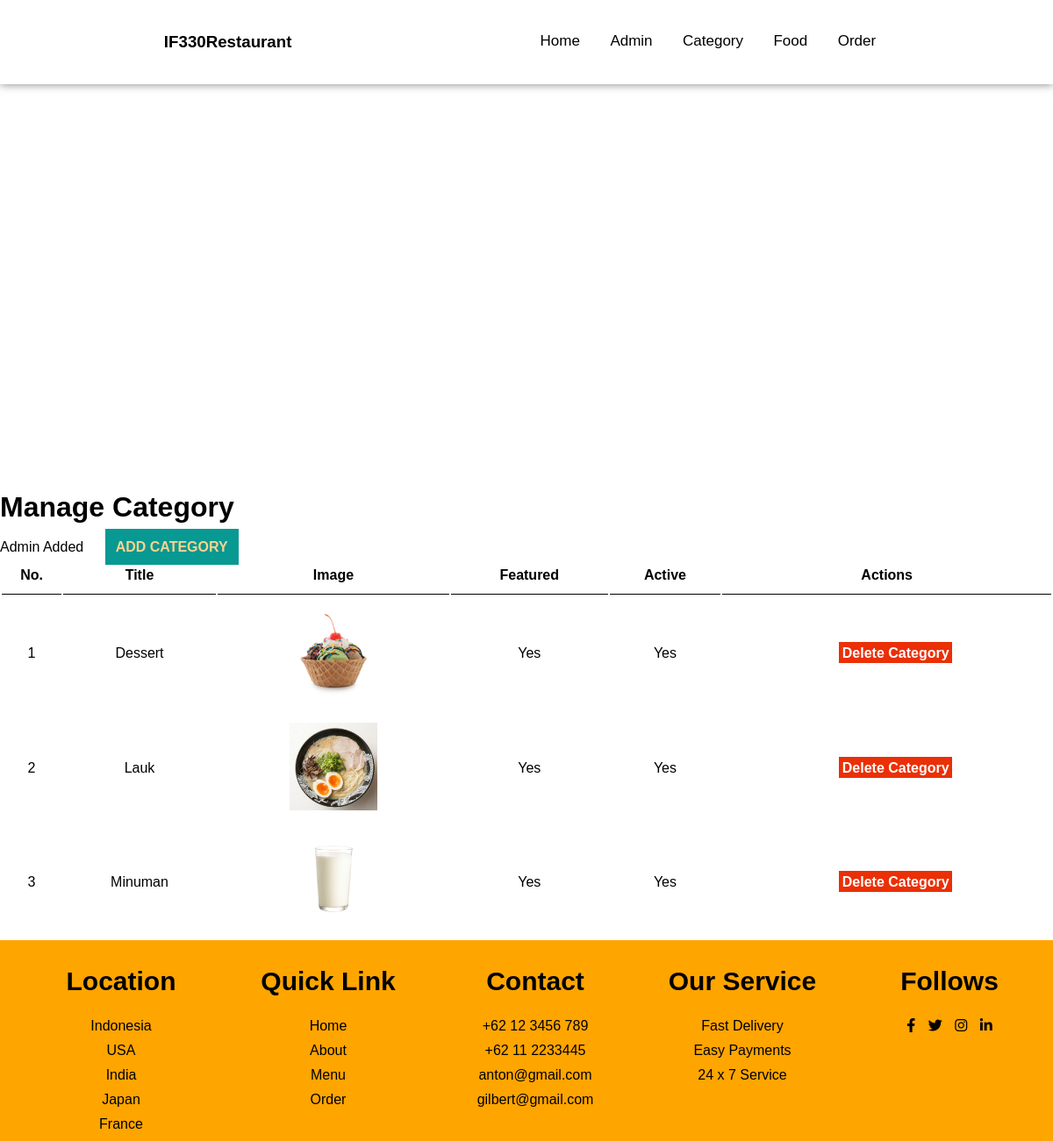
/ADMIN/manage_category.php (signed in), run on the app's committed database.
### tables this page shows
CREATE TABLE `cart` (
  `id` int(100) NOT NULL,
  `title` varchar(100) NOT NULL,
  `image_name` varchar(255) NOT NULL,
  `featured` varchar(10) NOT NULL,
  `active` varchar(10) NOT NULL
);

### ADMIN/manage_category.php (the view, shortened to what this page needs)
<?php include 'admin_header.php';?>
<body>
     <div class="main-content">
        <div class="wrapper">
            <h1>Manage Category</h1>
            <br />
            <?php
                if(isset($_SESSION['add']))
                {
                    echo $_SESSION['add'];
                }
            ?>
            <a href="<?php echo SITEURL?>/ADMIN/add-category.php" class="btn-primary">ADD CATEGORY</a>
            <br />
            <table class="tbl-full">
                <tr>
                    <th>No.</th>
                    <th>Title</th>
                    <th>Image</th>
                    <th>Featured</th>
                    <th>Active</th>
                    <th>Actions</th>
                </tr>
                <?php
                    $sql = "SELECT * FROM cart";
                    $res = mysqli_query($conn, $sql);
                    $count = mysqli_num_rows($res);
                    $no = 1;
                    if($count>0)
                    {
                        while ($row=mysqli_fetch_assoc($res))
                        {
                            $id = $row['id'];
                            $title = $row['title'];
                            $image_name = $row['image_name'];
                            $featured = $row['featured'];
                            $active = $row['active'];
                            ?>
                                <tr>
                                    <td><?php echo $no++;?></td>
                                    <td><?php echo $title;?></td>
                                    <td>
                                        <?php
                                            if($image_name!="")
                                            {
                                                ?>
                                                <img src="<?php echo SITEURL;?>/images/Category/<?php echo $image_name?>" width="100px">
                                                <?php
                                            }else{
                                                echo "No Image";
                                            }
                                        ?>
                                    </td>
                                    <td><?php echo $featured?></td>
                                    <td><?php echo $active?></td>
                                    <td>
                                        <a href="<?php echo SITEURL;?>/ADMIN/delete-category.php?id=<?php echo $id;?>&image_name=<?php echo $image_name?>" class="btn-danger">Delete Category</a>
                                    </td>
                                </tr>
                            <?php
                        }
                    }
                ?>
            </table>
        </div>
     </div>
</body>
<?php include '../HTML/Footer.php'; ?>

### CSS/home.css (style rules this page uses)
* { margin: 0; padding: 0; box-sizing: border-box; font-family: sans-serif; }
html { scroll-behavior: smooth; }

### ADMIN/manage_category.php (style rules this page uses)
.tbl-full { width: 100%; }
table tr th { border-bottom: 1px solid black; padding: 1%; }
table tr td { padding: 1%; text-align: center; }
.btn-primary { background-color: #079992; padding: 1%; margin-left: 20px; color: #fad390; text-decoration: none; font-weight: bold; }
.btn-danger { background-color: #eb2f06; padding: 1%; margin-left: 20px; color:white; text-decoration: none; font-weight: bold; }

### data on the page
cart: title "Dessert", image_name (picture), featured "Yes", active "Yes"
cart: title "Lauk", image_name (picture), featured "Yes", active "Yes"
cart: title "Minuman", image_name (picture), featured "Yes", active "Yes"

### other printed values
$_SESSION['add'] "Admin Added"
